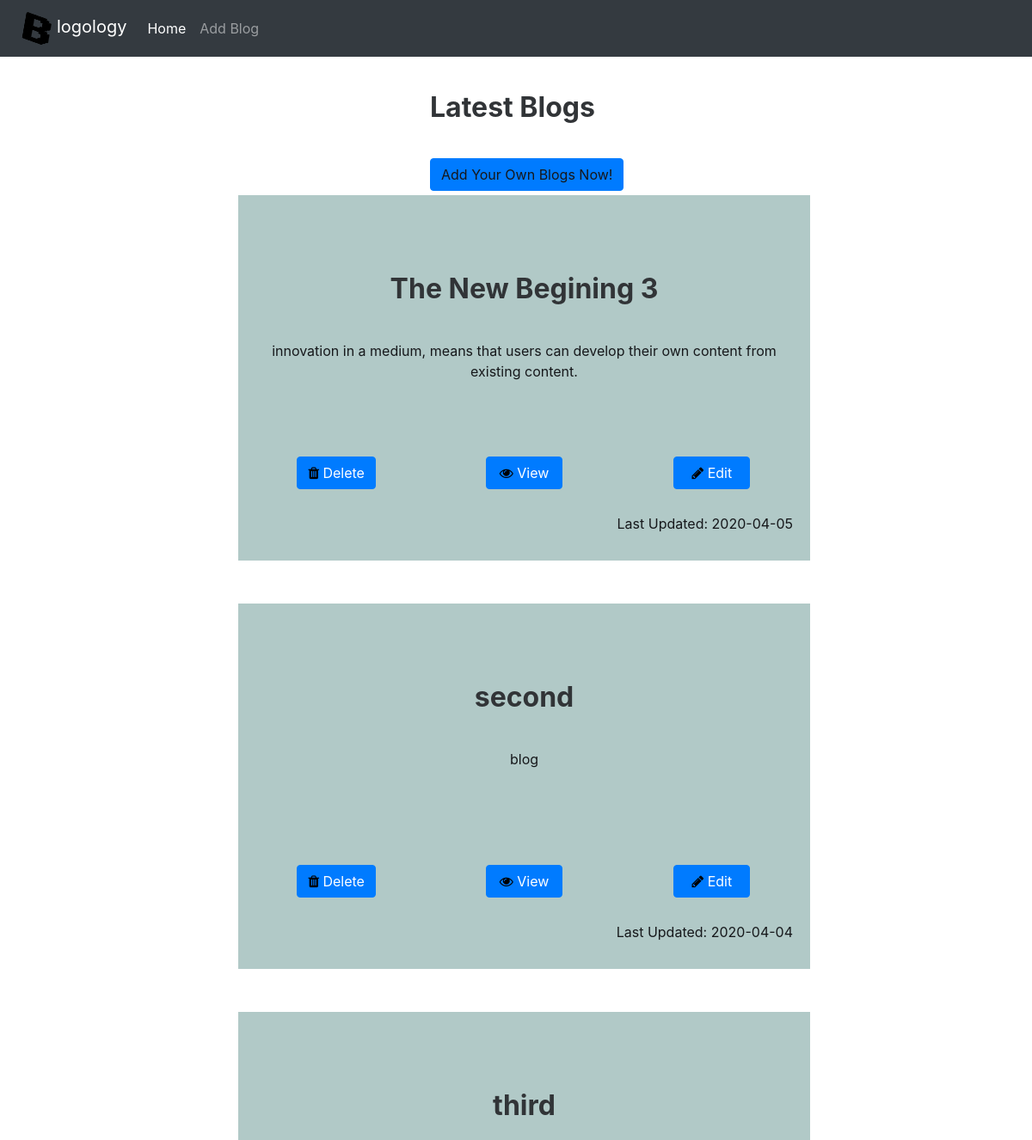
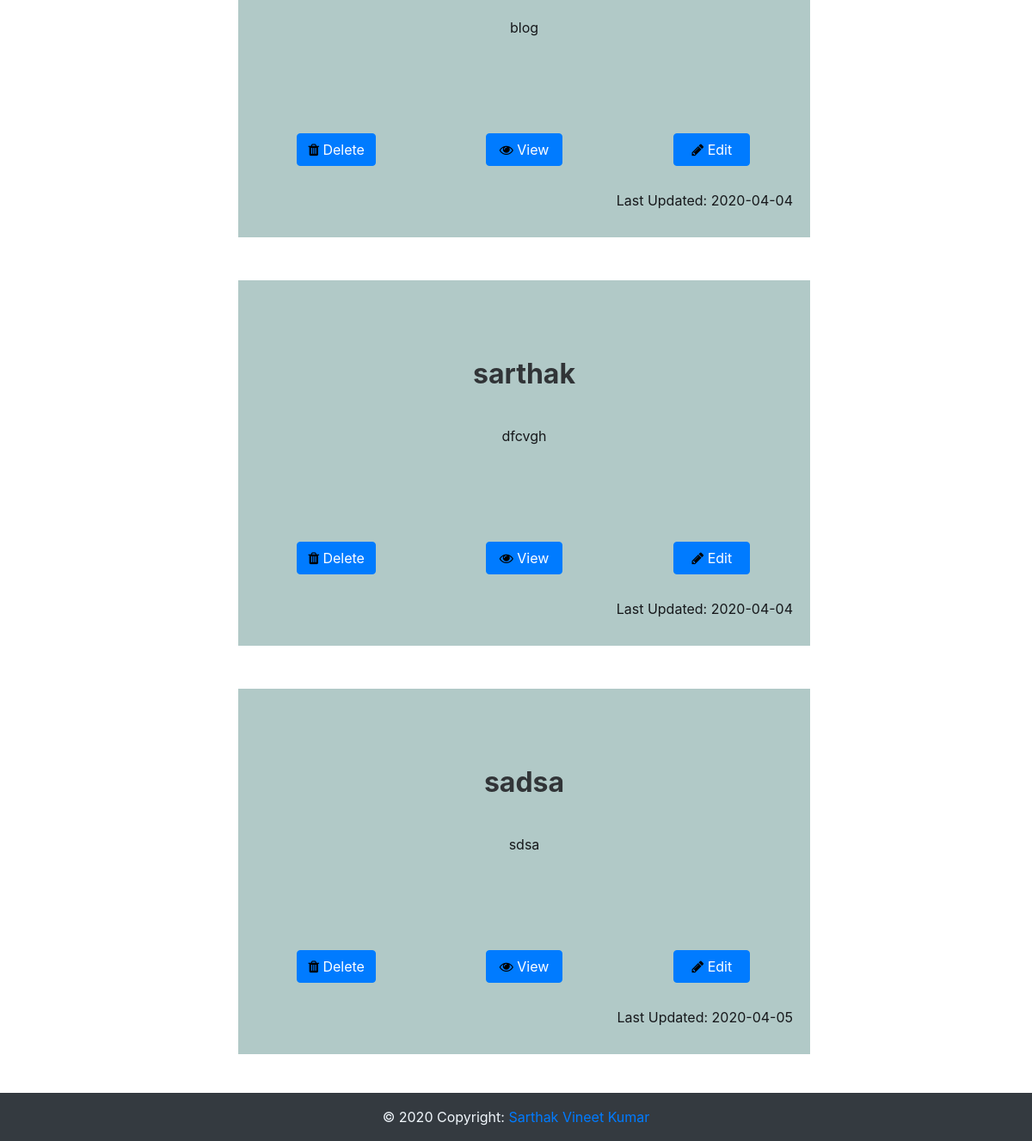
/, run on an earlier commit of the app's database (2 pictures, top to bottom).
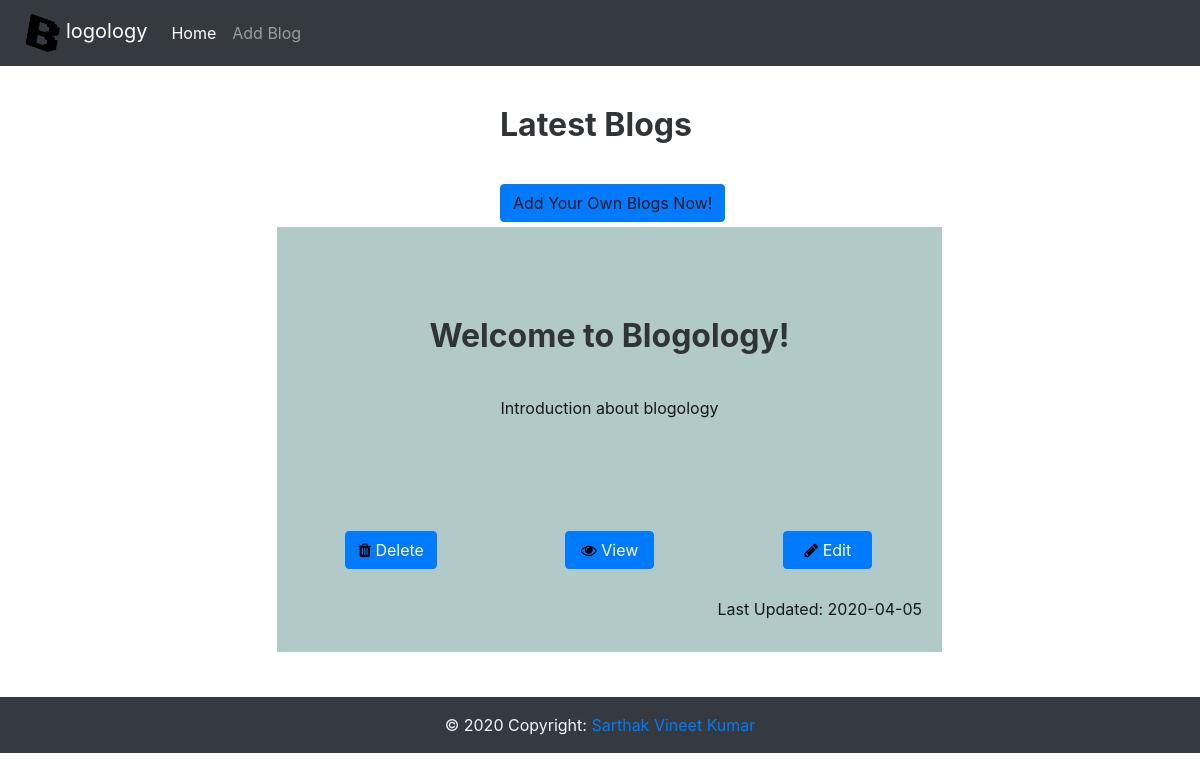
And on a later commit of the database.
### app.py (models this page shows, shortened)
class Blog(db.Model):
    __tablename__ = 'Blog'
    id = db.Column(db.Integer,primary_key=True)
    dat = db.Column(db.Text)
    title = db.Column(db.Text,nullable=False)
    short = db.Column(db.Text,nullable=False)
    breif = db.Column(db.Text,nullable=False)

### app.py (the view)
@app.route('/')
def blogList():
    data = Blog.query.all()
    return render_template("index.html",data = data)

### templates/index.html (shortened to what this page needs)
<!DOCTYPE html>
<html xmlns="http://www.w3.org/1999/html">
<head>
    <link rel="stylesheet" href="https://cdnjs.cloudflare.com/ajax/libs/twitter-bootstrap/4.4.1/css/bootstrap.min.css">
    <link rel="stylesheet" href="https://cdnjs.cloudflare.com/ajax/libs/font-awesome/4.7.0/css/font-awesome.min.css">
    <link rel="stylesheet" href="static/css/styles.min.css">
</head>
<body>
    <nav class="navbar navbar-expand-lg navbar-dark bg-dark">
  <a class="navbar-brand" href={{ url_for('blogList') }}><img src="static/img/168696.png" width="50px" height="40px"  style="transform: rotate(10deg);">logology</a>
    <div class="navbar-inner">
		<ul class="nav">
			<li class="navbar-nav"><a class="nav-item nav-link" href={{ url_for('blogList') }}>Home</a></li>
			<li class="navbar-nav"><a class="nav-item nav-link" href={{ url_for('add') }}>Add Blog</a></li>
		</ul>
	</div>
    </nav>
    {% block body %}
    <div class="article-list">
        <div class="container">
            <div class="intro">
                <form action={{ url_for("add") }} >
                    <h2 style="margin-left:30%">Latest Blogs</h2>
                    <button type="submit" class="btn btn-primary" style="margin-left: 30%;color: #16181b">Add Your Own Blogs Now!</button>
                </form>
            </div>
            {% for i in data %}
                <div class="row articles" >
                    <div class="col-sm-2"></div>
                     <div class="col-sm-7 item blog" style="box-shadow:10px;background: #b1c9c7;margin-left: 5%;margin-right: 5%;margin-top: 5px;margin-bottom: 5px;padding-right: 20px;padding-left: 20px;">
                         <div class="content" style="height: 250px">
                                <h2 class="text-center">{{ i.title }}</h2>
                                <p class="text-center" style="color: #16181b;">{{ i.short }}</p>
                         </div>
                        <div class="row ">
                            <div class="col-sm-4">
                                <form action={{ url_for('delete') }}>
                                    <button  type="submit" class="btn btn-primary"  style="margin-top: 4px;margin-bottom: 4px;padding-right: 12px;padding-left: 12px;" name='delete' value={{ i.id }}><i class="fa fa-trash" style="color: black;"></i> Delete</button>
                                </form>
                            </div>
                            <div class="col-sm-4">
                                    <form  action={{ url_for('view') }}>
                                        <button  type="submit" class="btn btn-primary" style="margin-top: 4px;margin-bottom: 4px;padding-right: 15px;padding-left: 15px;" name="view" value={{ i.id }}><i class="fa fa-eye" style="color: black"></i> View</button>
                                    </form>
                            </div>
                            <div class="col-sm-4">
                                <form action={{ url_for('edit') }}>
                                <button  type="submit" class="btn btn-primary" style="margin-top: 4px;margin-bottom: 4px;padding-right: 20px;padding-left: 20px;" name="edit" value={{ i.id }}><i class="fa fa-pencil" style="color: black"></i> Edit</button>
                                </form>
                            </div>
                        </div><br>
                        <p class="text-right" style="color: #16181b">Last Updated: {{ i.dat }}</p>
                </div>
                </div>
                {% endfor %}
    </div>
    </div>
    {% endblock %}
<footer class="page-footer font-small navbar-dark bg-dark" >
  <div class="footer-copyright text-center py-3" style="color: #f1f7fc">© 2020 Copyright:
    <a  href="https://www.github.com/sarthakchaudhary13/"> Sarthak Vineet Kumar</a>
  </div>
</footer>
</body>
</html>

What changed in the data, as far as the page shows it:
removed Blog: title "The New Begining 3", short "innovation in a medium, means that users can develop their own content from existing content.", {{ i.id }} 3 (drawn), dat "2020-04-05"
removed Blog: title "second", short "blog", {{ i.id }} 4 (drawn), dat "2020-04-04"
removed Blog: title "third", short "blog", {{ i.id }} 5 (drawn), dat "2020-04-04"
removed Blog: title "sarthak", short "dfcvgh", {{ i.id }} 6 (drawn), dat "2020-04-04"
removed Blog: title "sadsa", short "sdsa", {{ i.id }} 7 (drawn), dat "2020-04-05"
added Blog: title "Welcome to Blogology!", short "Introduction about blogology", {{ i.id }} 1 (drawn), dat "2020-04-05"
